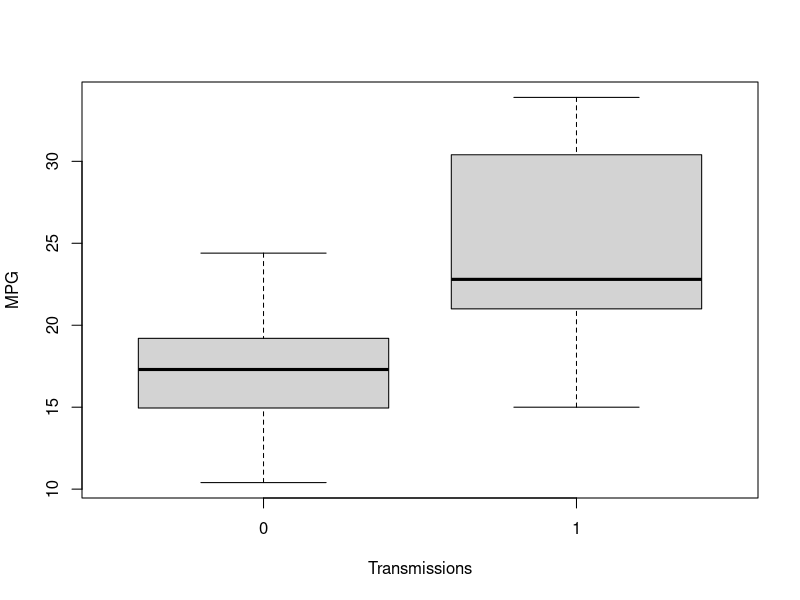
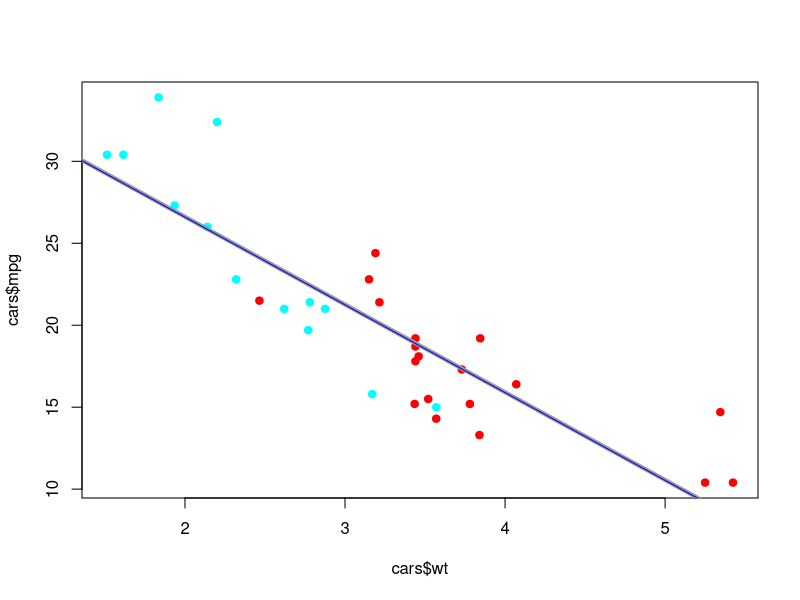
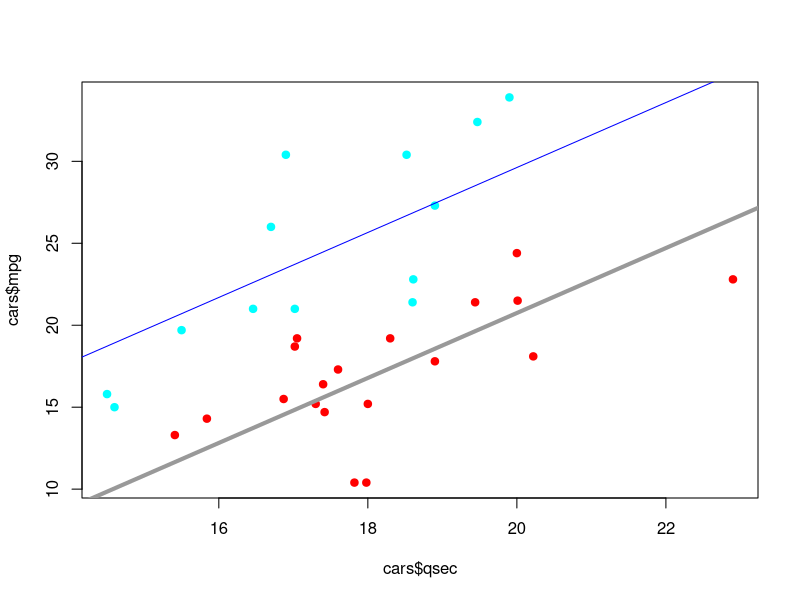
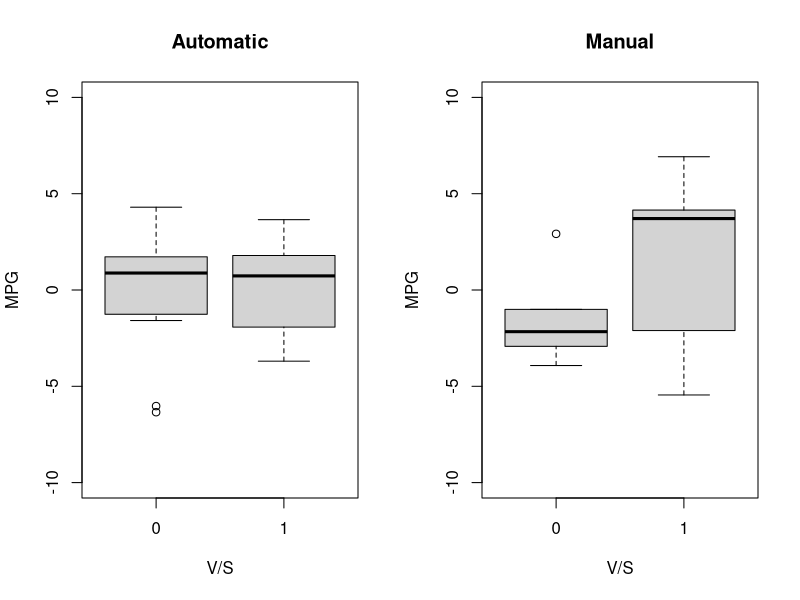

Recreate these plots in R, in order.
## ---- chunk 1
data(mtcars); aggregate(mtcars$mpg,list(mtcars$am),summary)
## ---- chunk 2
data(mtcars); cars <- mtcars; cars$cyl <- factor(cars$cyl)
cars$vs <- factor(cars$vs); cars$am <- factor(cars$am)
cars$gear <- factor(cars$gear); cars$carb <- factor(cars$carb)
model0 <- lm(mpg ~ ., data = cars); library(car); sqrt(vif(model0)[,1])
## ---- chunk 3
model1 <- lm(mpg ~ am + qsec + vs + drat + wt + disp + hp + gear + carb, data=cars)
model2 <- lm(mpg ~ am + qsec + vs + drat + wt + disp + hp + gear, data=cars)
model3 <- lm(mpg ~ am + qsec + vs + drat + wt + disp + hp, data=cars)
model4 <- lm(mpg ~ am + qsec + vs + drat + wt + disp, data=cars)
model5 <- lm(mpg ~ am + qsec + vs + drat + wt, data=cars)
model6 <- lm(mpg ~ am + qsec + vs + drat, data=cars)
model7 <- lm(mpg ~ am + qsec + vs, data=cars)
model8 <- lm(mpg ~ am + qsec, data=cars)
model9 <- lm(mpg ~ am, data=cars)
pvalues <- anova(model0,model1,model2,model3,model4,model5,model6,model7,model8,model9)[,6]
pvalues <- round(pvalues,3); pvalues <- as.data.frame(t(pvalues))
colnames(pvalues) <- c('None','cyl','carb','gear','hp','disp','wt','drat','vs','qsec')
rownames(pvalues) <- c('p-val'); pvalues
## ---- chunk 4
wtFit <- lm(mpg ~ wt + am, data=cars); wtFit0<- lm(mpg ~ wt, data=cars)
anova(wtFit,wtFit0)[2,6] # Pr(>F), i.e. p-value
## ---- chunk 5
qsecFit <- lm(mpg ~ qsec + am, data=cars); qsecFit0<- lm(mpg ~ qsec, data=cars)
anova(qsecFit,qsecFit0)[2,6] # Pr(>F), i.e. p-value
## ---- chunk 6
### Obtaining residuals
cars <- mtcars; resi_mpg <- resid(lm(mpg ~ qsec + am, data=cars))
ncars <- as.data.frame(cbind(resi_mpg,cars$vs,cars$am))
colnames(ncars) <- c('mpg','vs','am')
### Hypothesis Test
autoMean <- aggregate(ncars[ncars$am==0,]$mpg,list(ncars[ncars$am==0,]$vs),mean)[,2]
autoSd <- aggregate(ncars[ncars$am==0,]$mpg,list(ncars[ncars$am==0,]$vs),sd)[,2]
nav <- length(ncars[(ncars$am==0) & (ncars$vs==0),]$mpg)
nas <- length(ncars[(ncars$am==0) & (ncars$vs==1),]$mpg)
manuMean <- aggregate(ncars[ncars$am==1,]$mpg,list(ncars[ncars$am==1,]$vs),mean)[,2]
manuSd <- aggregate(ncars[ncars$am==1,]$mpg,list(ncars[ncars$am==1,]$vs),sd)[,2]
nmv <- length(ncars[(ncars$am==1) & (ncars$vs==0),]$mpg)
nms <- length(ncars[(ncars$am==1) & (ncars$vs==1),]$mpg)
newAutoSd <- autoSd^2/c(nav,nas); newManuSd <- manuSd^2/c(nmv,nms)
newSd <- sqrt(newAutoSd + newManuSd); newMean <- manuMean - autoMean
pval <- as.data.frame(t(round(pnorm(abs(newMean/newSd),lower.tail=FALSE),3)))
colnames(pval) <- c('vs=0','Vs=1'); rownames(pval) <- c('p-val'); pval
## ---- chunk 7
boxplot(mpg ~ am, data=mtcars,outline=TRUE,xlab = "Transmissions",ylab = "MPG")
## ---- chunk 8
cars <- mtcars; cars$cyl <- factor(cars$cyl)
cars$vs <- factor(cars$vs); cars$am <- factor(cars$am)
cars$gear <- factor(cars$gear); cars$carb <- factor(cars$carb)
mycol = rainbow(2); plot(cars$mpg ~ cars$wt, pch=19, col=mycol[cars$am])
abline(c(wtFit$coeff[1], wtFit$coeff[2]),lwd='4',col='gray60')
abline(c(wtFit$coeff[1]+wtFit$coeff[3], wtFit$coeff[2]),lwd='1',col='blue')
## ---- chunk 9
mycol = rainbow(2)
plot(cars$mpg ~ cars$qsec, pch=19, col=mycol[cars$am])
abline(c(qsecFit$coeff[1], qsecFit$coeff[2]),lwd='4',col='gray60')
abline(c(qsecFit$coeff[1]+qsecFit$coeff[3], qsecFit$coeff[2]),lwd='1',col='blue')
## ---- chunk 10
par(mfcol=c(1,2))
boxplot(ncars[ncars$am==0,]$mpg ~ ncars[ncars$am==0,]$vs, outline=TRUE,
        main = "Automatic", xlab = "V/S", ylab = "MPG", ylim = c(-10, 10))
boxplot(ncars[ncars$am==1,]$mpg ~ ncars[ncars$am==1,]$vs, outline=TRUE,
        main = "Manual", xlab = "V/S", ylab = "MPG", ylim = c(-10, 10))
